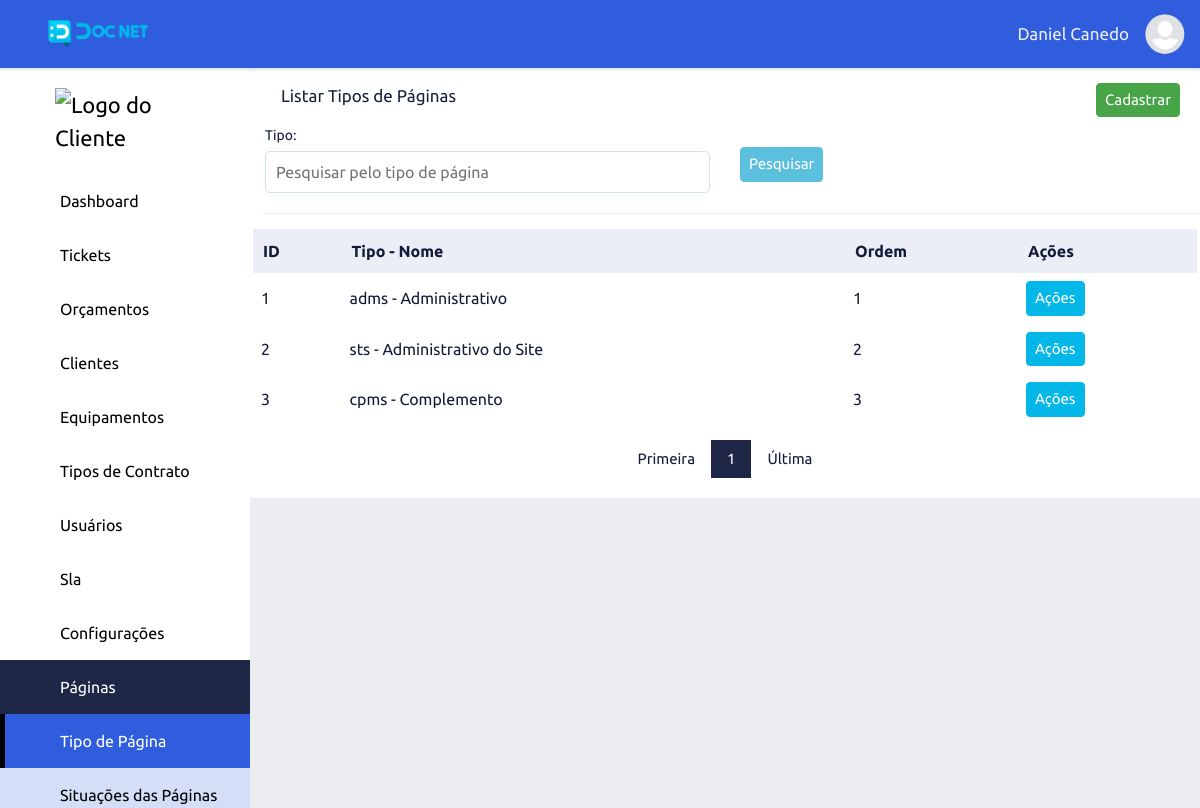
The page /list-types-pages/index (signed in) on the database its author committed.
### tables this page shows
CREATE TABLE `adms_levels_pages` (
  `id` int NOT NULL,
  `permission` int NOT NULL DEFAULT '2',
  `order_level_page` int NOT NULL,
  `print_menu` int NOT NULL DEFAULT '2' COMMENT '1 - Apresentar no menu, 2 - Não apresentar no menu',
  `dropdown` int NOT NULL DEFAULT '2' COMMENT '1 - Dropdow , 2 - não dropdow',
  `adms_access_level_id` int NOT NULL,
  `adms_page_id` int NOT NULL,
  `adms_items_menu_id` int NOT NULL DEFAULT '1',
  `created` datetime NOT NULL,
  `modified` datetime DEFAULT NULL
);

CREATE TABLE `adms_pages` (
  `id` int NOT NULL,
  `controller` varchar(220) NOT NULL,
  `metodo` varchar(220) NOT NULL,
  `menu_controller` varchar(220) NOT NULL,
  `menu_metodo` varchar(220) NOT NULL,
  `name_page` varchar(220) NOT NULL,
  `publish` int NOT NULL DEFAULT '2',
  `icon` varchar(45) DEFAULT NULL,
  `obs` text,
  `adms_sits_pgs_id` int NOT NULL DEFAULT '2',
  `adms_types_pgs_id` int NOT NULL,
  `adms_groups_pgs_id` int NOT NULL,
  `created` datetime NOT NULL,
  `modified` datetime DEFAULT NULL
);

CREATE TABLE `adms_items_menus` (
  `id` int NOT NULL,
  `name` varchar(220) NOT NULL,
  `icon` varchar(45) NOT NULL,
  `order_item_menu` int NOT NULL,
  `created` datetime NOT NULL,
  `modified` datetime DEFAULT NULL
);

CREATE TABLE `adms_types_pgs` (
  `id` int NOT NULL,
  `type` varchar(45) NOT NULL,
  `name` varchar(220) NOT NULL,
  `order_type_pg` int NOT NULL,
  `obs` text,
  `created` datetime NOT NULL,
  `modified` datetime DEFAULT NULL
);

### app/adms/Controllers/ListTypesPages.php (called while the page is built, shortened)
<?php
class ListTypesPages
{
    private array|string|null $data;
    public function index(string|int|null $page = null): void
    {
        $this->page = (int) $page ? $page : 1;
        $this->dataForm = filter_input_array(INPUT_POST, FILTER_DEFAULT);
        $this->searchType = filter_input(INPUT_GET, 'search_type', FILTER_DEFAULT);
        $listTypesPages = new \App\adms\Models\AdmsListTypesPages();
        if (!empty($this->dataForm['SendSearchTypePage'])) {
            $this->page = 1;
            $listTypesPages->listSearchTypesPages($this->page, $this->dataForm['search_type']);
            $this->data['form'] = $this->dataForm;
        } elseif ((!empty($this->searchType))) {
            $listTypesPages->listSearchTypesPages($this->page, $this->searchType);
            $this->data['form']['search_type'] = $this->searchType;
        } else {
            $listTypesPages->listTypesPages($this->page);
        }
        if ($listTypesPages->getResult()) {
            $this->data['listTypesPages'] = $listTypesPages->getResultBd();
            $this->data['pagination'] = $listTypesPages->getResultPg();
        } else {
            $this->data['listTypesPages'] = [];
            $this->data['pagination'] = "";
        }
        $button = ['add_types_pages' => ['menu_controller' => 'add-types-pages', 'menu_metodo' => 'index'],
        'order_types_pages' => ['menu_controller' => 'order-types-pages', 'menu_metodo' => 'index'],
        'view_types_pages' => ['menu_controller' => 'view-types-pages', 'menu_metodo' => 'index'],
        'edit_types_pages' => ['menu_controller' => 'edit-types-pages', 'menu_metodo' => 'index'],
        'delete_types_pages' => ['menu_controller' => 'delete-types-pages', 'menu_metodo' => 'index']];
        $listBotton = new \App\adms\Models\helper\AdmsButton();
        $this->data['button'] = $listBotton->buttonPermission($button);
        $listMenu = new \App\adms\Models\helper\AdmsMenu();
        $this->data['menu'] = $listMenu->itemMenu();
        $this->data['pag'] = $this->page;
        $this->data['sidebarActive'] = "list-types-pages";
        $loadView = new \Core\ConfigView("adms/Views/typesPages/listTypesPages", $this->data);
        $loadView->loadView();
    }
}

### core/ConfigController.php (called while the page is built, shortened)
<?php
class ConfigController extends Config
{
    private string $urlController;
    private string $urlMetodo;
    private string $urlParameter;
    public function __construct()
    {
        if (!empty(filter_input(INPUT_GET, 'url', FILTER_DEFAULT))) {
            $this->url = filter_input(INPUT_GET, 'url', FILTER_DEFAULT);
            $this->urlArray = explode("/", $this->url);
            if (isset($this->urlArray[0])) {
                $this->urlController = $this->slugController($this->urlArray[0]);
            } else {
                $this->urlController = $this->slugController(CONTROLLER);
            }
            if (isset($this->urlArray[1])) {
                $this->urlMetodo = $this->slugMetodo($this->urlArray[1]);
            } else {
                $this->urlMetodo = $this->slugMetodo(METODO);
            }
            if (isset($this->urlArray[2])) {
                $this->urlParameter = $this->urlArray[2];
            } else {
                $this->urlParameter = "";
            }
        } else {
            $this->urlController = $this->slugController(CONTROLLERERRO);
            $this->urlMetodo = $this->slugMetodo(METODO);
            $this->urlParameter = "";
        }
    }
    private function slugController(string $slugController): string
    {
        $this->urlSlugController = $slugController;
        $this->urlSlugController = strtolower($this->urlSlugController);
        $this->urlSlugController = str_replace("-", " ", $this->urlSlugController);
        $this->urlSlugController = ucwords($this->urlSlugController);
        $this->urlSlugController = str_replace(" ", "", $this->urlSlugController);
        return $this->urlSlugController;
    }
    private function slugMetodo(string $urlSlugMetodo): string
    {
        $this->urlSlugMetodo = $this->slugController($urlSlugMetodo);
        $this->urlSlugMetodo = lcfirst($this->urlSlugMetodo);
        return $this->urlSlugMetodo;
    }
    public function loadPage(): void
    {
        $loadPgAdm = new \Core\CarregarPgAdmLevel();
        $loadPgAdm->loadPage($this->urlController, $this->urlMetodo, $this->urlParameter);
    }
}

### index.php (called while the page is built, shortened)
<?php
$home = new Core\ConfigController();
$home->loadPage();

### app/adms/Models/helper/AdmsRead.php (called while the page is built, shortened)
<?php
class AdmsRead extends AdmsConn
{
    private string $select;
    private array $values = [];
    private object $query;
    public function fullRead(string $query, string|null $parseString = null): void
    {
        $this->select = $query;
        if (!empty($parseString)) {
            parse_str($parseString, $this->values);
        }
        $this->exeInstruction();
    }
    private function exeInstruction(): void
    {
        $this->connection();
        try {
            $this->exeParameter();
            $this->query->execute();
            $this->result = $this->query->fetchAll();
        } catch (PDOException $err) {
            $this->result = null;
        }
    }
    private function connection(): void
    {
        $this->conn = $this->connectDb();
        $this->query = $this->conn->prepare($this->select);
        $this->query->setFetchMode(PDO::FETCH_ASSOC);
    }
    private function exeParameter(): void
    {
        if ($this->values) {
            foreach ($this->values as $link => $value) {
                if (($link == 'limit') or ($link == 'offset') or ($link == 'id')) {
                    $value = (int) $value;
                }
                $this->query->bindValue(":{$link}", $value, (is_int($value) ? PDO::PARAM_INT : PDO::PARAM_STR));
            }
        }
    }
}

### app/adms/Models/helper/AdmsConn.php (called while the page is built, shortened)
<?php
abstract class AdmsConn
{
    private string $host = HOST;
    private string $user = USER;
    private string $pass = PASS;
    private string $dbname = DBNAME;
    protected function connectDb(): object
    {
        try {
            $this->connect = new PDO("mysql:host={$this->host};dbname=" . $this->dbname, $this->user, $this->pass);
            return $this->connect;
        } catch (PDOException $err) {
            die("Erro - 001: Por favor tente novamente. Caso o problema persista, entre em contato o administrador " . EMAILADM);
        }
    }
}

### app/adms/Models/helper/AdmsMenu.php (called while the page is built, shortened)
<?php
class AdmsMenu
{
    public function itemMenu(): array|null|bool
    {
        $listMenu = new \App\adms\Models\helper\AdmsRead();
        $listMenu->fullRead(
            "SELECT lev_pag.id AS id_lev_pag, lev_pag.dropdown, lev_pag.adms_page_id,
                        pag.id AS id_pag, pag.menu_controller, pag.menu_metodo, pag.name_page, pag.icon,
                        itm_men.id AS id_itm_men, itm_men.name name_itm_men, itm_men.icon icon_itm_men
                        FROM adms_levels_pages AS lev_pag
                        INNER JOIN adms_pages AS pag ON pag.id=lev_pag.adms_page_id
                        INNER JOIN adms_items_menus AS itm_men ON itm_men.id=lev_pag.adms_items_menu_id
                        WHERE ((lev_pag.adms_access_level_id =:adms_access_level_id)
                        AND (lev_pag.permission = 1))
                        AND print_menu = 1
                        AND adms_sits_pgs_id = 1
                        ORDER BY itm_men.order_item_menu, lev_pag.order_level_page ASC",
            "adms_access_level_id=" . $_SESSION['adms_access_level_id']
        );
        $this->resultBd = $listMenu->getResult();
        if ($this->resultBd) {
            return $this->resultBd;
        } else {
            return false;
        }
    }
}

### app/adms/Models/AdmsListTypesPages.php (called while the page is built, shortened)
<?php
class AdmsListTypesPages
{
    private int $limitResult = 40;
    public function listTypesPages(int $page = null):void
    {
        $this->page = (int) $page ? $page : 1;
        $pagination = new \App\adms\Models\helper\AdmsPagination(URLADM . 'list-types-pages/index');
        $pagination->condition($this->page, $this->limitResult);
        $pagination->pagination("SELECT COUNT(id) AS num_result FROM adms_types_pgs");
        $listTypesPages = new \App\adms\Models\helper\AdmsRead();
        $listTypesPages->fullRead("SELECT id, type, name, order_type_pg
                            FROM adms_types_pgs
                            ORDER BY order_type_pg ASC
                            LIMIT :limit OFFSET :offset", "limit={$this->limitResult}&offset={$pagination->getOffset()}");
    }
}

### app/adms/Views/typesPages/listTypesPages.php (the view, shortened to what this page needs)
<div class="wrapper">
    <div class="row">
        <div class="top-list">
            <span class="title-content">Listar Tipos de Páginas</span>
            <div class="top-list-right">
                <?php
                if ($this->data['button']['add_types_pages']) {
                    echo "<a href='" . URLADM . "add-types-pages/index' class='btn-success'>Cadastrar</a>";
                }
                ?>
            </div>
        </div>
        <div class="top-list">
            <form method="POST" action="">
                <div class="row-input-search">
                    <?php
                    $search_type = "";
                    ?>
                    <div class="column">
                        <label class="title-input-search">Tipo: </label>
                        <input type="text" name="search_type" id="search_type" class="input-search" placeholder="Pesquisar pelo tipo de página" value="<?php echo $search_type; ?>">
                    </div>
                    <div class="column margin-top-search-one">
                        <button type="submit" name="SendSearchTypePage" class="btn-info" value="Pesquisar">Pesquisar</button>
                    </div>
                </div>
            </form>
        </div>
        <div class="content-adm-alert">
        </div>
        <table class="table-list">
            <thead class="list-head">
                <tr>
                    <th class="list-head-content table-sm-none">ID</th>
                    <th class="list-head-content">Tipo - Nome</th>
                    <th class="list-head-content">Ordem</th>
                    <th class="list-head-content">Ações</th>
                </tr>
            </thead>
            <tbody class="list-body">
                <?php
                foreach ($this->data['listTypesPages'] as $typesPages) {
                    extract($typesPages);
                ?>
                    <tr>
                        <td class="list-body-content table-sm-none"><?php echo $id; ?></td>
                        <td class="list-body-content">
                            <?php echo $type ." - ".$name; ?>
                        </td>
                        <td class="list-body-content"><?php echo $order_type_pg; ?></td>
                        <td class="list-body-content">
                            <div class="dropdown-action">
                                <button onclick="actionDropdown(<?php echo $id; ?>)" class="dropdown-btn-action">Ações</button>
                            </div>
                        </td>
                    </tr>
                <?php
                }
                ?>
            </tbody>
        </table>
        <?php echo $this->data['pagination']; ?>
    </div>
</div>

### app/adms/Views/include/menu.php (shortened to what this page needs)
<?php
$sidebar_active = "";
if (isset($this->data['sidebarActive'])) {
    $sidebar_active = $this->data['sidebarActive'];
}
?>
<div class="content">
    <div class="sidebar">
    <div class="logo-adm">
        <?php
        if(!empty ($_SESSION['set_clie'])){
            echo "<img src='" . URLADM . "app/adms/assets/image/logo/clientes/". $_SESSION['emp_user']."/{$_SESSION['logo_emp_prin']}' width='140' alt='Logo do Cliente'>";
        } else{
            echo "<img src='" . URLADM . "app/adms/assets/image/logo/clientes/icon_user.png' width='140' alt='Logo do Cliente'>";
        }
        ?>
    </div>
        <?php
        if ((isset($this->data['menu'])) and ($this->data['menu'])) {
            $count_drop_start = 0;
            $count_drop_end = 0;
            foreach ($this->data['menu'] as $item_menu) {
                extract($item_menu);
                $active_item_menu = "";
                if ($sidebar_active == $menu_controller) {
                    $active_item_menu = "active";
                }
                if ($dropdown == 1) {
                    if ($count_drop_start != $id_itm_men) {
                        if (($count_drop_end == 1) and ($count_drop_start != 0)) {
                            echo "</div>";
                            $count_drop_end = 0;
                        }
                        echo "<button class='dropdown-btn btn-active$id_itm_men'>";
                        echo "<i class='icon $icon_itm_men'></i><span>$name_itm_men</span><i class='fa-solid fa-caret-down'></i>";
                        echo "</button>";
                        echo "<div class='dropdown-container cont-active$id_itm_men'>";
                    }
                    echo "<a href='" . URLADM . "$menu_controller/$menu_metodo' class='sidebar-nav active$id_itm_men $active_item_menu'><i class='icon $icon'></i><span></span>$name_page</a>";
                    $count_drop_start = $id_itm_men;
                    $count_drop_end = 1;
                } else {
                    if ($count_drop_end == 1) {
                        echo "</div>";
                        $count_drop_end = 0;
                    }
                    echo "<a href='" . URLADM . "$menu_controller/$menu_metodo' class='sidebar-nav $active_item_menu'><i class='icon $icon'></i><span></span>$name_page</a>";
                }
            }
        }
        ?>
    </div>

### rows shown on the page
adms_levels_pages: adms_page.name_page "Dashboard"
adms_levels_pages: adms_items_menu.name "Tickets"
adms_levels_pages: adms_items_menu.name "Orçamentos"
adms_levels_pages: adms_items_menu.name "Clientes"
adms_levels_pages: adms_items_menu.name "Equipamentos"
adms_levels_pages: adms_items_menu.name "Tipos de Contrato"
adms_levels_pages: adms_items_menu.name "Usuários"
adms_levels_pages: adms_items_menu.name "Sla"
adms_levels_pages: adms_items_menu.name "Configurações"
adms_levels_pages: adms_items_menu.name "Páginas", adms_page.name_page "Tipo de Página"
adms_levels_pages: adms_page.name_page "Situações das Páginas"
adms_types_pgs: id "1", type "adms", name "Administrativo", order_type_pg "1"
adms_types_pgs: id "2", type "sts", name "Administrativo do Site", order_type_pg "2"
adms_types_pgs: id "3", type "cpms", name "Complemento", order_type_pg "3"

### other values the page prints
$_SESSION['user_nickname'] "Daniel Canedo"
$this->page "1"
